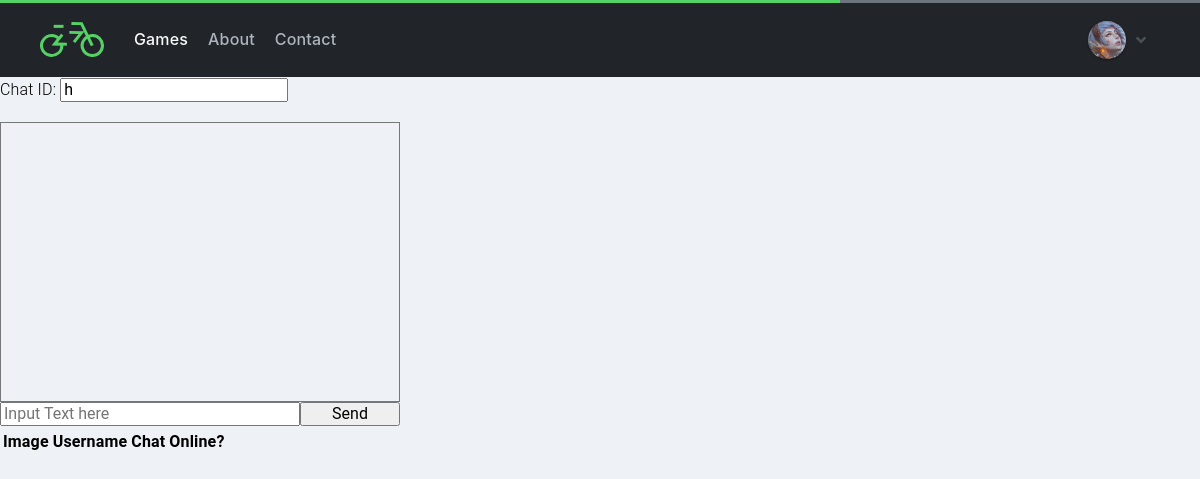
The app's page /chat.php (signed in), older data.
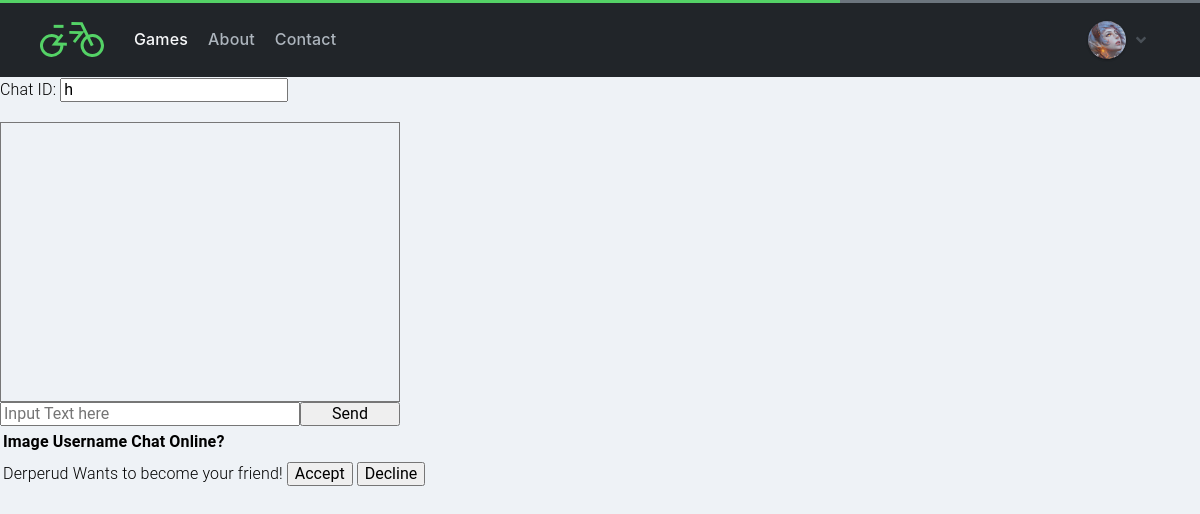
The same page, newer data.
### tables this page shows
CREATE TABLE `friend_list` (
  `id` int(11) NOT NULL,
  `user_1` int(10) NOT NULL,
  `user_2` int(10) NOT NULL,
  `status` tinyint(2) NOT NULL
);

CREATE TABLE `users` (
  `id` int(11) NOT NULL,
  `email` varchar(100) NOT NULL,
  `username` varchar(50) NOT NULL,
  `password` varchar(100) NOT NULL,
  `first_name` varchar(50) NOT NULL,
  `middle_name` varchar(100) NOT NULL,
  `last_name` varchar(50) NOT NULL,
  `user_image` varchar(100) NOT NULL,
  `joined` date NOT NULL,
  `privilege_level` tinyint(4) NOT NULL
);

### chat.php (called while the page is built)
<?php include("includes/views/header.php"); ?>
<?php include("includes/views/chat_content.php"); ?>
<?php include("includes/views/footer.php"); ?>

### includes/classes/session.php (called while the page is built, shortened)
<?php
class Session {
	private function check_the_login() {
		if (isset($_SESSION['user_id'])) {
			$this->user_id = $_SESSION['user_id'];
		} else {
			unset($this->user_id);
			$this->signed_in = false;
		}
	}
}
$session = new Session();
?>

### includes/classes/friendship.php (called while the page is built, shortened)
<?php
class Friendship extends Db_object{
	public static function find_friend_requests($user_id) {
		$sql = "SELECT * FROM friend_list WHERE ";
		$sql .= "user_2 = '{$user_id}' ";
		$sql .= "AND status = '0' ";
		return self::find_by_query($sql);
	}
}
?>

### includes/helpers/database.php (called while the page is built, shortened)
<?php
class Database {
	public $connection;
	public function open_db_connection() {
		$this->connection = new mysqli(DB_HOST, DB_USER, DB_PASS, DB_NAME);
	}
	public function query($sql) {
		$result = $this->connection->query($sql);
		return $result;
	}
}
$database = new Database();
?>

### includes/classes/db_object.php (called while the page is built, shortened)
<?php
class Db_object {
	protected static $db_table = "users";
	public static function find_by_id($id) {
		$the_result_array = static::find_by_query("SELECT * FROM " . static::$db_table . " WHERE id = $id LIMIT 1");
		return !empty($the_result_array) ? array_shift($the_result_array) : false;
	}
	public static function find_by_query($sql) {
		global $database;
		$result_set = $database->query($sql);
		$the_object_array = array();
		while ($row = mysqli_fetch_array($result_set)) {
			$the_object_array[] = static::instantation($row);
		}
		return $the_object_array;
	}
	public static function instantation($the_record) {
		$the_object = new $calling_call;
		foreach ($the_record as $the_attribute => $value) {
			if($the_object->has_the_attribute($the_attribute)) {
				$the_object->$the_attribute = $value;
			}
		}
		return $the_object;
	}
	private function has_the_attribute($the_attribute) {
		$object_properties = get_object_vars($this);
		return array_key_exists($the_attribute, $object_properties);
	}
}
?>

### includes/views/message_list.php (the view, shortened to what this page needs)
<?php
$requests = Friendship::find_friend_requests($session->user_id);
?>
	<table>
		<?php
			foreach ($requests as $request) {
				$user = User::find_by_id($request->user_1);
				?>
				<tr>
					<td><?php echo $user->username; ?> Wants to become your friend!</td>
					<td>
						<div id="handle_friend_request">
							<button onclick="handle_friend_request(<?php echo $session->user_id ?>, <?php echo $request->user_1 ?>,
							<?php echo $request->id ?>, 1)">Accept</button>
							<button onclick="handle_friend_request(<?php echo $session->user_id ?>, <?php echo $request->user_1 ?>,
							<?php echo $request->id ?>, 0)">Decline</button>
						</div>
					</td>
				</tr>
				<?php
			}
		?>
	</table>

Row changes from the older to the newer data that the page shows:
added friend_list: users.username "Derperud"
